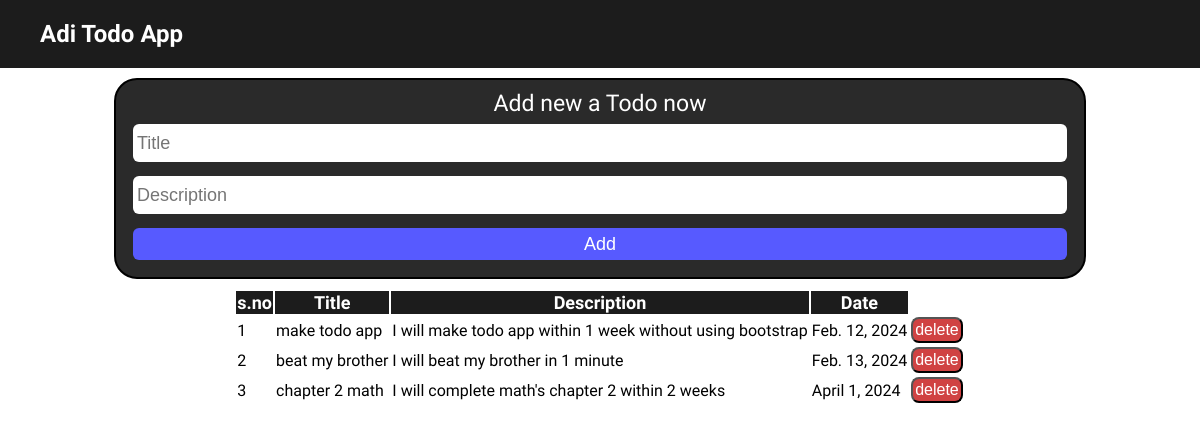
The page / on the database its author committed.
### Home/models.py (models this page shows, shortened)
class Todo(models.Model):
    title = models.CharField(max_length=60)
    desc = models.CharField(max_length=255)
    date = models.DateField(auto_now_add=True)

### Home/views.py (the view, shortened to what this page needs)
# urls.py: path('', views.home, name='home'),
def home(request):
    todoget = Todo.objects.all()
    data = {'todoget':todoget}
    return render(request,"home.html",data)

### templates/home.html (shortened to what this page needs)
{% extends "main.html" %} {% load static %} {% block head %}
<link rel="stylesheet" href="{% static 'css/home.css' %}" />
{% endblock head %} {% block body %}
<div class="container">
  <form class="todoform" action="/" method="POST">
    <label for="todotitle">Add new a Todo now</label>
    <input
      type="text"
      name="todotitle"
      id="todotitle"
      class="todoinput"
      placeholder="Title"
    />
    <input
      type="text"
      name="tododesc"
      id="tododesc"
      class="todoinput"
      placeholder="Description"
    />
    <button type="submit" class="submitbtn">Add</button>
  </form>
</div>
{% if todoget %}
<table class="table">
  <tr class="todohead">
    <th>s.no</th>
    <th>Title</th>
    <th>Description</th>
    <th>Date</th>
  </tr>
  {% for todo in todoget %}
  <tr class="todobox">
    <td>{{forloop.counter}}</td>
    <td>{{todo.title}}</td>
    <td>{{todo.desc}}</td>
    <td>{{todo.date}}</td>
    <td>
      <form action = '{% url "delete" todo.id%}'
        ><input class="crud deletebtn" type="submit" value="delete"
      /></form>
    </td>
  </tr>
  {% endfor %}
</table>
{% endif %} {% endblock body %}

### static/css/main.css (style rules this page uses)
body { margin: 0%; padding: 0%; width: 100%; height: 100%; font-family: 'Signika Negative', sans-serif; }

### static/css/home.css (style rules this page uses)
.container { border: 2px solid black; width: 80%; margin: 10px auto; border-radius: 23px; background-color: rgba(0, 0, 0, 0.836); padding: 4px; color: #ffffff; }
.todoform { display: flex; flex-direction: column; margin: auto; padding: 6px; }
.todoinput, .submitbtn { height: 32px; font-size: 18px; border-radius: 6px; margin: 7px; border-color: transparent; }
.submitbtn,.crud { background: rgb(87, 90, 255); color: #ffffff; }
label { font-size: 23px; margin: auto; }
table { margin: auto; }
.todohead { background-color: rgba(0, 0, 0, 0.89); font-size: 18px; color: #ffffff; }
.crud { font-size: 16px; padding: 2px; border-radius: 8px; }
.deletebtn { background-color: rgba(202, 38, 38, 0.87); }

### rows shown on the page
Todo: title "make todo app", desc "I will make todo app within 1 week without using bootstrap", date "Feb. 12, 2024"
Todo: title "beat my brother", desc "I will beat my brother in 1 minute", date "Feb. 13, 2024"
Todo: title "chapter 2 math", desc "I will complete math's chapter 2 within 2 weeks", date "April 1, 2024"
